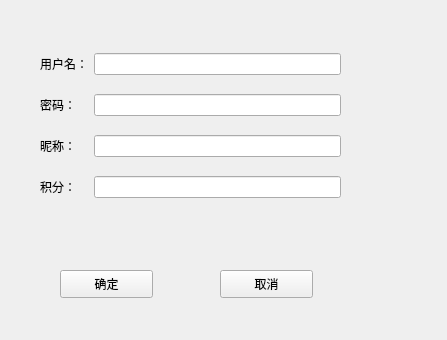
<?xml version="1.0" encoding="UTF-8"?>
<ui version="4.0">
 <class>addmember</class>
 <widget class="QWidget" name="addmember">
  <property name="geometry">
   <rect>
    <x>0</x>
    <y>0</y>
    <width>447</width>
    <height>340</height>
   </rect>
  </property>
  <property name="windowTitle">
   <string>Form</string>
  </property>
  <widget class="QPushButton" name="pushButton">
   <property name="geometry">
    <rect>
     <x>60</x>
     <y>270</y>
     <width>93</width>
     <height>28</height>
    </rect>
   </property>
   <property name="text">
    <string>确定</string>
   </property>
  </widget>
  <widget class="QPushButton" name="pushButton_2">
   <property name="geometry">
    <rect>
     <x>220</x>
     <y>270</y>
     <width>93</width>
     <height>28</height>
    </rect>
   </property>
   <property name="text">
    <string>取消</string>
   </property>
  </widget>
  <widget class="QWidget" name="">
   <property name="geometry">
    <rect>
     <x>40</x>
     <y>40</y>
     <width>301</width>
     <height>171</height>
    </rect>
   </property>
   <layout class="QGridLayout" name="gridLayout">
    <item row="1" column="1">
     <widget class="QLineEdit" name="lineEdit"/>
    </item>
    <item row="2" column="0">
     <widget class="QLabel" name="label_2">
      <property name="text">
       <string>密码：</string>
      </property>
     </widget>
    </item>
    <item row="2" column="1">
     <widget class="QLineEdit" name="lineEdit_2"/>
    </item>
    <item row="3" column="0">
     <widget class="QLabel" name="label_3">
      <property name="text">
       <string>昵称：</string>
      </property>
     </widget>
    </item>
    <item row="3" column="1">
     <widget class="QLineEdit" name="lineEdit_3"/>
    </item>
    <item row="4" column="0">
     <widget class="QLabel" name="label_4">
      <property name="text">
       <string>积分：</string>
      </property>
     </widget>
    </item>
    <item row="1" column="0">
     <widget class="QLabel" name="label">
      <property name="text">
       <string>用户名：</string>
      </property>
     </widget>
    </item>
    <item row="4" column="1">
     <widget class="QLineEdit" name="lineEdit_4"/>
    </item>
   </layout>
  </widget>
 </widget>
 <resources/>
 <connections/>
</ui>
